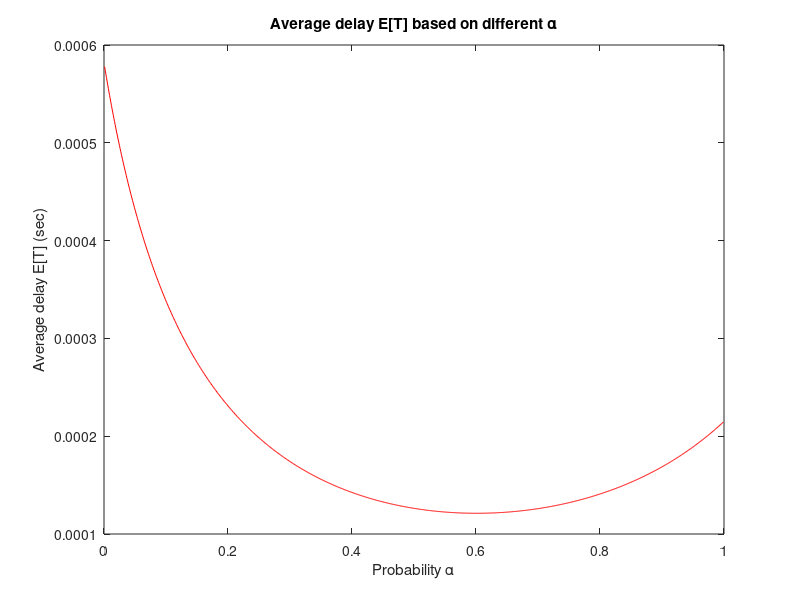

Write MATLAB code to recreate this figure.
pkg load queueing;

a = 0.001:0.001:0.999;

lambda = 10^4;
mu_1 = 15*10^6/(128*8);
mu_2 = 12*10^6/(128*8);

lambda_1 = lambda*a;
lambda_2 = lambda*(1-a);

min = 10^8;
min_a = 1;

for i = 1:columns(lambda_1)
    [U_1(i), R_1(i), Q_1(i), X_1(i), P0_1(i)] = qsmm1(lambda_1(i), mu_1);
    [U_2(i), R_2(i), Q_2(i), X_2(i), P0_2(i)] = qsmm1(lambda_2(i), mu_2);
    Q_all(i) = Q_1(i) + Q_2(i);
    avg_delay(i) = Q_all(i)/lambda;
    if avg_delay(i) < min
      min = avg_delay(i);
      min_a = a(i);
    endif
endfor

figure(1);

plot(a, avg_delay, 'r');

title("Average delay E[T] based on different α");
xlabel("Probability α")
ylabel("Average delay E[T] (sec)");

display(['Minimum delay is: ', num2str(min), ' for α = ', num2str(min_a)]);